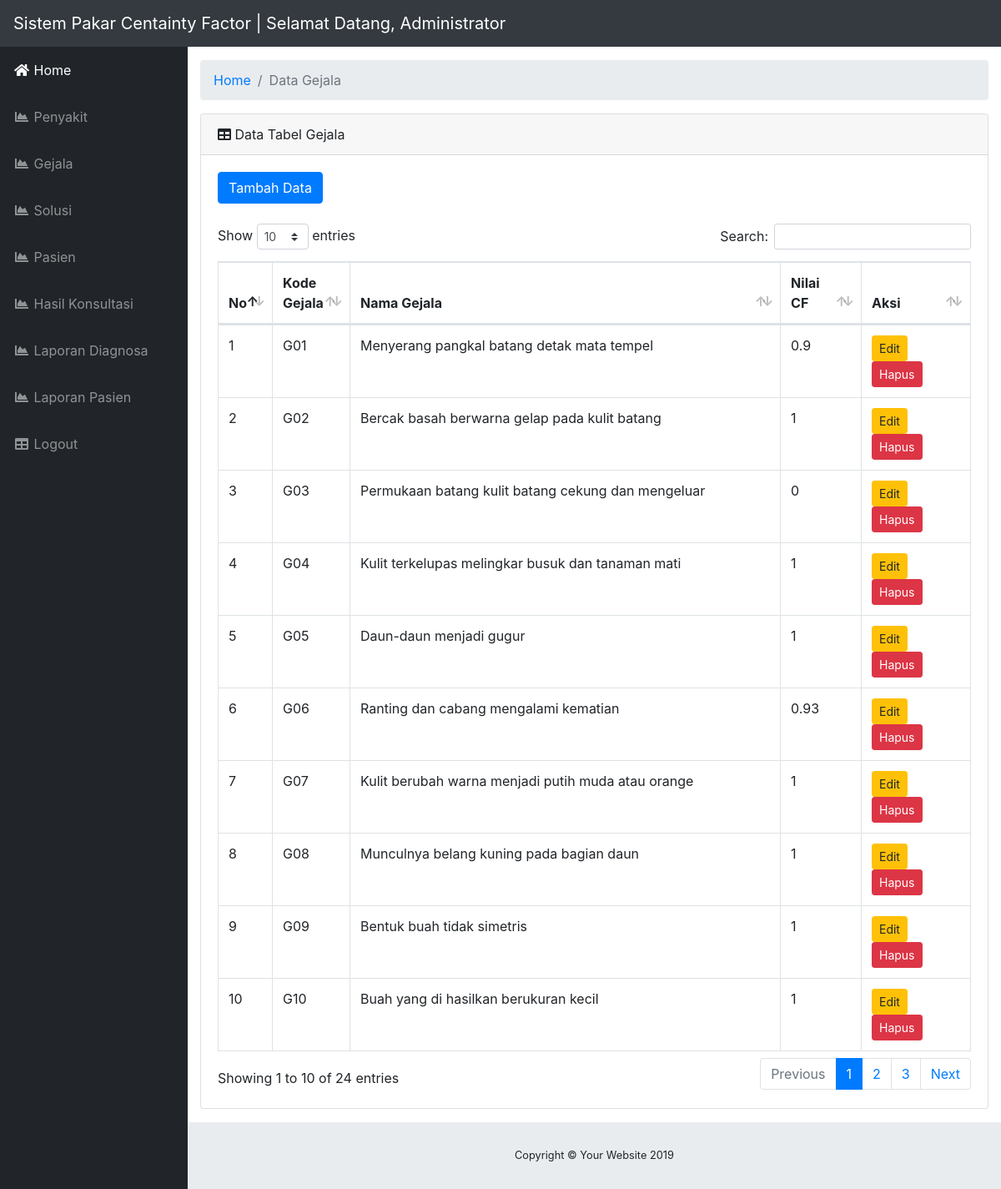
The page /admin/index.php?page=module/Gejala/index (signed in) on the database its author committed.
### tables this page shows
CREATE TABLE `tb_Gejala` (
  `gejala_id` varchar(100) NOT NULL,
  `gejala_nama` varchar(250) NOT NULL,
  `gejala_cf` float NOT NULL
);

### assets/model/conf.php (called while the page is built, shortened)
<?php
$conn = mysqli_connect('localhost', 'root', '', 'db_pakar_cf');
class Conf
{
    public function get($query)
    {
        global $conn;
        $ambil = $conn->query($query);
        $hasil = [];
        while ($pecah = $ambil->fetch_object()) {
            $hasil[] = $pecah;
        }
        return $hasil;
    }
}

### assets/model/db.php (called while the page is built, shortened)
<?php
include 'conf.php';
class Db extends Conf
{
    public function getAllGejala()
    {
        $query = $this->get("SELECT * FROM tb_Gejala");
        return $query;
    }
}

### admin/module/Gejala/index.php (the view)
<ol class="breadcrumb">
    <li class="breadcrumb-item">
        <a href="index.php">Home</a>
    </li>
    <li class="breadcrumb-item active">Data Gejala</li>
</ol>
<div class="card mb-3">
    <div class="card-header">
        <i class="fas fa-table"></i>
        Data Tabel Gejala</div>
    <div class="card-body">
        <div class="table-responsive">
            <a href="?page=module/Gejala/tambah" class="btn btn-primary ">Tambah Data</a>
            <br><br>
            <table class="table table-bordered" id="dataTable" width="100%" cellspacing="0">
                <thead>
                    <tr>
                        <th width="10px">No</th>
                        <th width="50px">Kode Gejala</th>
                        <th>Nama Gejala</th>
                        <th>Nilai CF</th>
                        <th width="88px">Aksi</th>
                    </tr>
                </thead>
                <tbody>
                    <?php
                    foreach ($db->getAllGejala() as $no => $dGejala) {
                    ?>
                        <tr>
                            <td><?= ++$no ?></td>
                            <td><?= $dGejala->gejala_id ?></td>
                            <td><?= $dGejala->gejala_nama ?></td>
                            <td><?= $dGejala->gejala_cf ?></td>
                            <td>
                                <a href="index.php?page=module/Gejala/edit&id=<?= $dGejala->gejala_id ?>" class="btn btn-warning btn-sm">Edit</a>
                                <a href="index.php?page=module/Gejala/hapus&id=<?= $dGejala->gejala_id ?>" class="btn btn-danger btn-sm">Hapus</a>
                            </td>
                        </tr>
                    <?php }  ?>
                </tbody>
            </table>
        </div>
    </div>
</div>

### admin/index.php (shortened to what this page needs)
<?php
include '../assets/model/db.php';
$db = new Db();
?>
<!DOCTYPE html>
<html lang="en">
<head>
  <?php include 'components/head.php' ?>
</head>
<body id="page-top">
  <?php include 'components/top-bar.php' ?>
  <div id="wrapper">
    <?php include 'components/menu.php' ?>
    <div id="content-wrapper">
      <div class="container-fluid">
        <?php include 'content.php' ?>
      </div>
      <?php include 'components/footer.php' ?>
    </div>
  </div>
</body>
</html>

### admin/components/head.php (shortened to what this page needs)
<link href="../assets/vendor/fontawesome-free/css/all.min.css" rel="stylesheet" type="text/css">
<link href="../assets/vendor/datatables/dataTables.bootstrap4.css" rel="stylesheet">
<link href="../assets/css/sb-admin.css" rel="stylesheet">

### admin/components/top-bar.php (shortened to what this page needs)
<nav class="navbar navbar-expand navbar-dark bg-dark static-top">
    <a class="navbar-brand mr-1" href="index.php">Sistem Pakar Centainty Factor | Selamat Datang, Administrator</a>
</nav>

### admin/components/menu.php
<ul class="sidebar navbar-nav">
    <li class="nav-item active">
        <a class="nav-link" href="index.php">
            <i class="fas fa-fw fa-home"></i>
            <span>Home</span>
        </a>
    </li>
    <li class="nav-item">
        <a class="nav-link" href="index.php?page=module/Penyakit/index">
            <i class="fas fa-fw fa-chart-area"></i>
            <span>Penyakit</span></a>
    </li>
    <li class="nav-item">
        <a class="nav-link" href="index.php?page=module/Gejala/index">
            <i class="fas fa-fw fa-chart-area"></i>
            <span>Gejala</span></a>
    </li>
    <li class="nav-item">
        <a class="nav-link" href="index.php?page=module/Solusi/index">
            <i class="fas fa-fw fa-chart-area"></i>
            <span>Solusi</span></a>
    </li>
    <li class="nav-item">
        <a class="nav-link" href="index.php?page=module/Pasien/index">
            <i class="fas fa-fw fa-chart-area"></i>
            <span>Pasien</span></a>
    </li>
    <li class="nav-item">
        <a class="nav-link" href="index.php?page=module/Konsultasi/index">
            <i class="fas fa-fw fa-chart-area"></i>
            <span>Hasil Konsultasi</span></a>
    </li>
    <li class="nav-item">
        <a class="nav-link" href="index.php?page=module/LaporanDiagnosa/index">
            <i class="fas fa-fw fa-chart-area"></i>
            <span>Laporan Diagnosa</span></a>
    </li>
    <li class="nav-item">
        <a class="nav-link" href="index.php?page=module/LaporanPasien/index">
            <i class="fas fa-fw fa-chart-area"></i>
            <span>Laporan Pasien</span></a>
    </li>
    <li class="nav-item">
        <a class="nav-link" href="index.php?page=module/Logout/index">
            <i class="fas fa-fw fa-table"></i>
            <span>Logout</span></a>
    </li>
</ul>

### admin/content.php
<?php
if (!empty($_GET["page"])) {
    include_once($_GET["page"] . ".php");
} else {
    include "home.php";
}

### admin/components/footer.php
<footer class="sticky-footer">
     <div class="container my-auto">
         <div class="copyright text-center my-auto">
             <span>Copyright © Your Website 2019</span>
         </div>
     </div>
 </footer>

### rows shown on the page
tb_gejala: gejala_id "G01", gejala_nama "Menyerang pangkal batang detak mata tempel", gejala_cf "0.9"
tb_gejala: gejala_id "G02", gejala_nama "Bercak basah berwarna gelap pada kulit batang", gejala_cf "1"
tb_gejala: gejala_id "G03", gejala_nama "Permukaan batang kulit batang cekung dan mengeluar", gejala_cf "0"
tb_gejala: gejala_id "G04", gejala_nama "Kulit terkelupas melingkar busuk dan tanaman mati", gejala_cf "1"
tb_gejala: gejala_id "G05", gejala_nama "Daun-daun menjadi gugur", gejala_cf "1"
tb_gejala: gejala_id "G06", gejala_nama "Ranting dan cabang mengalami kematian", gejala_cf "0.93"
tb_gejala: gejala_id "G07", gejala_nama "Kulit berubah warna menjadi putih muda atau orange", gejala_cf "1"
tb_gejala: gejala_id "G08", gejala_nama "Munculnya belang kuning pada bagian daun", gejala_cf "1"
tb_gejala: gejala_id "G09", gejala_nama "Bentuk buah tidak simetris", gejala_cf "1"
tb_gejala: gejala_id "G10", gejala_nama "Buah yang di hasilkan berukuran kecil", gejala_cf "1"
